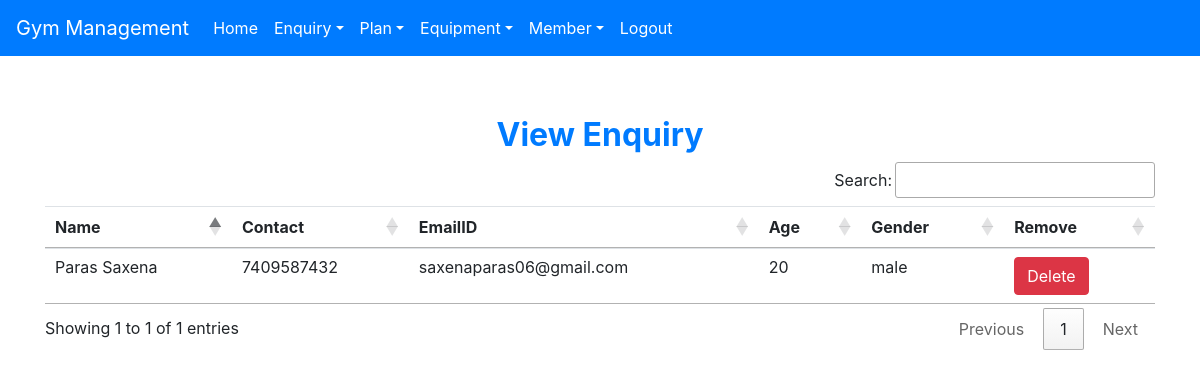
The page /view_enquiry (signed in) on the database its author committed.
### gymManagement/gym/models.py (models this page shows, shortened)
class Enquiry(models.Model):
    name = models.CharField(max_length=60)
    contact = models.CharField(max_length=10)
    emailid = models.CharField(max_length=60)
    age = models.CharField(max_length=40)
    gender = models.CharField(max_length=10)

### gymManagement/gym/views.py (the view)
# urls.py: path('view_enquiry',View_Enquiry,name='view_enquiry'),
def View_Enquiry(request):
    if not request.user.is_staff:
        return redirect('login')
    enq = Enquiry.objects.all()
    d = {'enq':enq}
    return render(request, 'view_enquiry.html', d)

### gymManagement/gym/templates/view_enquiry.html
{% extends 'navigationbar.html' %}
{% block body %}
<div class="container" style="margin-top:60px">
<h2 class="text-center text-primary font-weight-bold">View Enquiry</h2>
<table id="example" class="table table-hover">
    <thead>
    <tr>
        <th>Name</th>
        <th>Contact</th>
        <th>EmailID</th>
        <th>Age</th>
        <th>Gender</th>
        <th>Remove</th>
    </tr>
    </thead>
    <tbody>
    {% for i in enq %}
        <tr>
            <td>{{i.name}}</td>
            <td>{{i.contact}}</td>
            <td>{{i.emailid}}</td>
            <td>{{i.age}}</td>
            <td>{{i.gender}}</td>
            <td><a class= "btn btn-danger" href="{% url 'delete_enquiry' i.id%}" onclick="return confirm('Are you sure?')">Delete</a></td>
        </tr>
    {% endfor %}
    </tbody>
</table>
</div>
    {% endblock %}

### rows shown on the page
Enquiry: name "Paras Saxena", contact "7409587432", emailid "saxenaparas06@gmail.com", age "20", gender "male"
